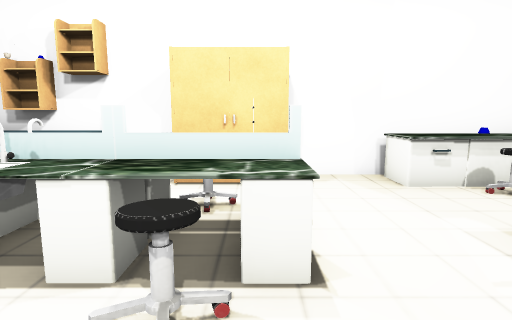
[1] (above)

16 first-person views from a walk through a scene from a Unity 3-D project. The camera is 1.4 m above the floor, tilts 8° down and sees 80° across. The floor is counted in squares, 1 m on a side. Each view is taken from the middle of a square. On the plan, view 1 faces up. The plan holds only what a view shows up to about 14 squares ahead; the rest is blank. Some surface patterns are stand-ins.

[2]
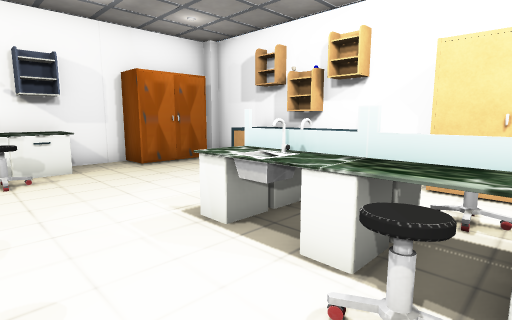

[3]
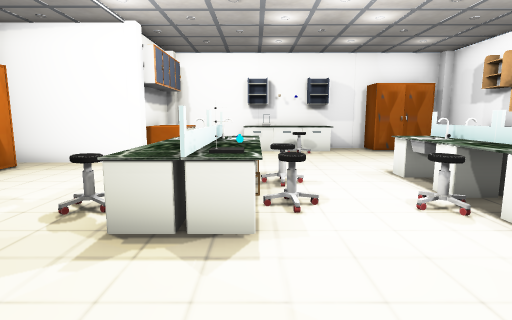

[4]
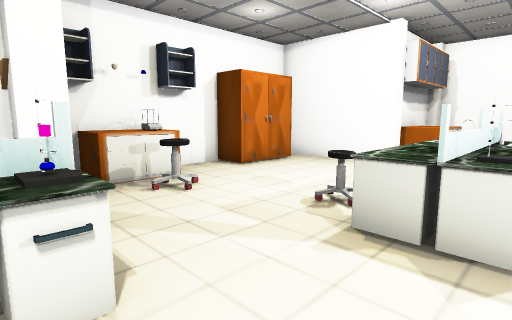

[5]
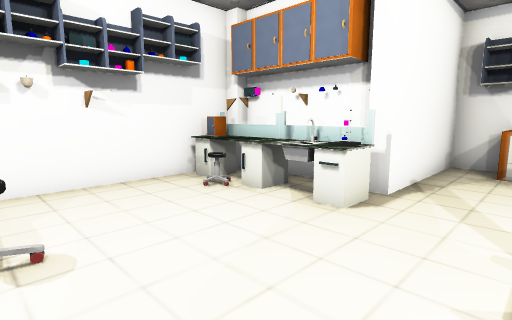

[6]
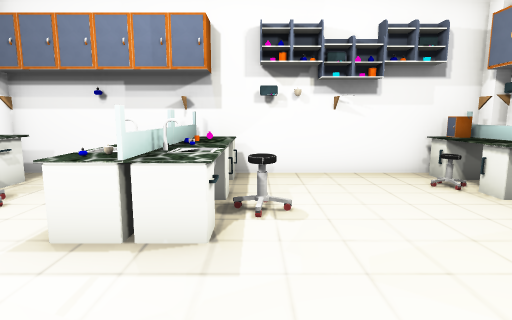

[7]
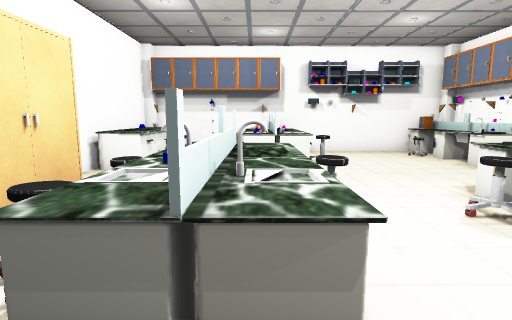

[8]
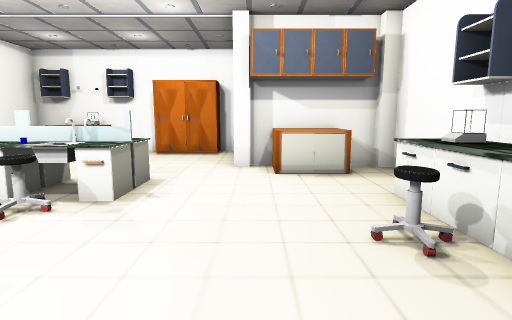

[9]
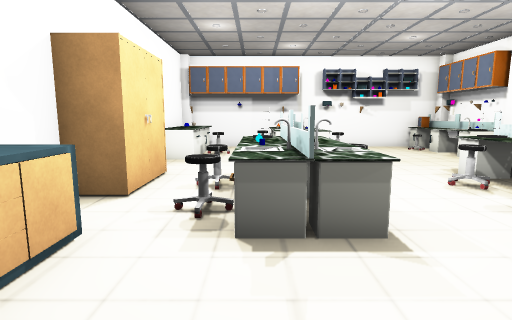

[10]
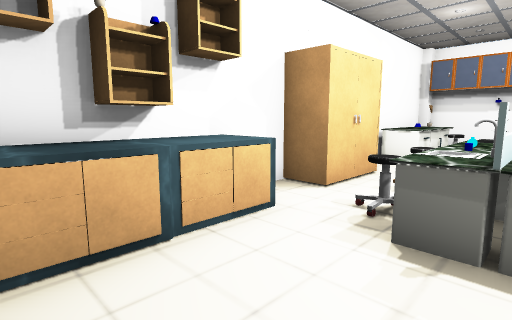

[11]
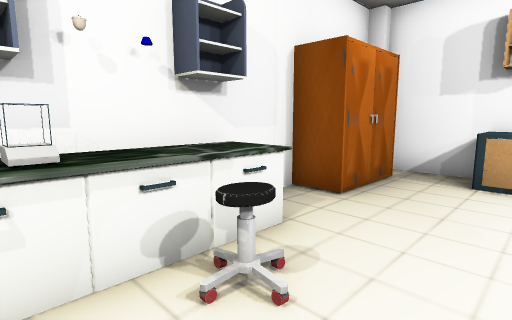

[12]
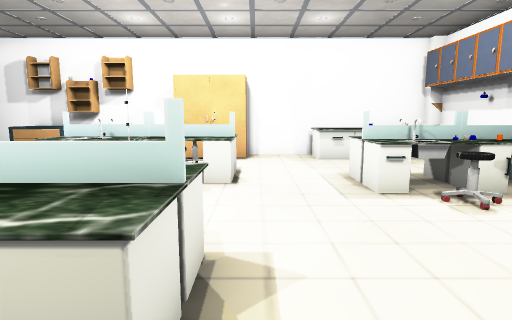

[13]
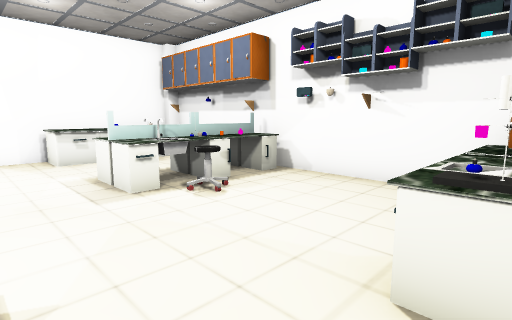

[14]
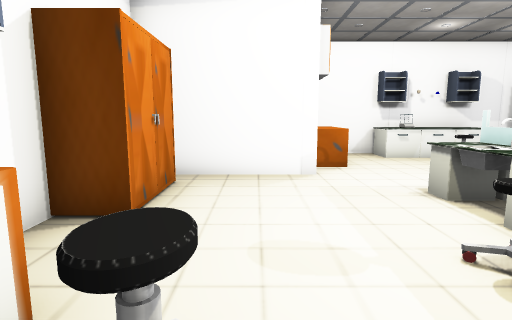

[15]
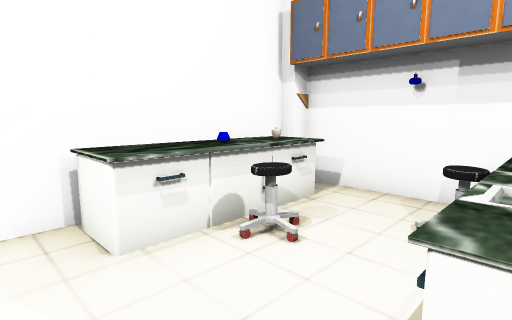

[16]
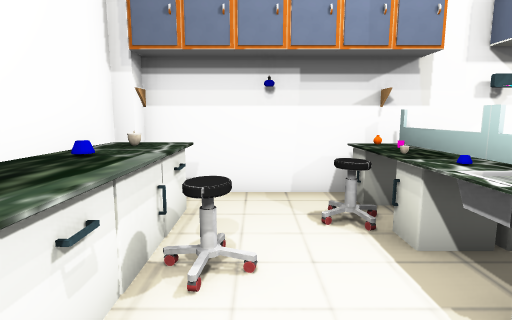

### Floor plan
Points are (right, up) in squares from view 1. A wall is a line through its corners. A room is listed if a view was taken in it or the views show most of it. See-through windows are left out.
Room 1 (views 1, 2, 3, 4, 5, 6, 7, 8, 9, 10, 11, 12, 13, 14, 15, 16)
walls: (-5.4, -5.4) (-5.4, -8.5); (-2, 7.4) (-9.2, 7.4); (5.4, -4.9) (6.5, -4.9); (-2.2, -8.9) (3.1, -8.9) (3.1, -5.4); (7.6, -4.6) (7.6, 6.5); (-9.9, 4) (-9.9, -4.6); (-5.1, -8.9) (-4.5, -8.9); (-9.5, -4.9) (-6.5, -4.9); (7.2, 7.4) (0.6, 7.4)
objects: pillar (-10, 7); shelf (-9, -1) to (-8, 2); other object (-9, 4) to (-9, 6); other object (-8, -4) to (-7, -4); chair (-7, 1); other object (-7, 6) to (-6, 7); pillar (-6, -5); other object (-5, 6) to (-4, 6); rack (-5, 7); shelf (-4, -2) to (-3, -1); shelf (-4, 3); shelf (-4, 4) to (-3, 4); other object (-3, -8) to (-2, -8); shelf (-3, -3) to (-2, -2); tap (-3, -2); chair (-3, 0); tap (-3, 3); chair (-3, 5) to (-2, 5); shelf (-2, -1); shelf (-2, 3); shelf (-2, 4); other object (-2, 6) to (1, 7); chair (-1, -4) to (-1, -3); shelf (-1, -3) to (0, -2); other object (-1, -1); chair (-1, 0); chair (-1, 2) to (0, 2); shelf (-1, 3) to (0, 3); other object (-1, 4); chair (-1, 5); other object (0, -8) to (1, -8); shelf (0, -1); shelf (0, 4); chair (1, -7) to (1, -6); other object (2, -8); pillar (3, -5); shelf (3, -4) to (4, -3); shelf (3, 2); shelf (3, 3); shelf (3, 6) to (4, 7); other object (4, -5); other object (4, -4); chair (4, 1) to (5, 1); tap (4, 2); other object (4, 3); other object (4, 4); other object (5, -5); cylinder (5, -4); shelf (5, -4) to (7, -3); other object (5, 2); other object (5, 3); chair (5, 5) to (5, 6); flask (5, 7); chair (6, -3); other object (6, 1); other object (6, 2); shelf (6, 3); chair (6, 4); shelf (6, 6) to (7, 7); pillar (7, -5); box (7, -4); other object (7, 1); shelf (7, 2); other object (7, 3); pillar (7, 7)

Positions as (right, up) in squares from view 1, and headings:
1: (0, 0), facing up
2: (0, 0), facing up-left
3: (4, -1), facing left
4: (4, -1), facing down-left
5: (1, 1), facing down-right
6: (0, 1), facing right
7: (-5, 3), facing right
8: (-6, 4), facing down
9: (-7, 4), facing right
10: (-7, 3), facing up-right
11: (-6, -1), facing up-left
12: (1, -4), facing up
13: (1, -4), facing up-right
14: (2, -6), facing left
15: (2, 3), facing up-right
16: (2, 5), facing right
